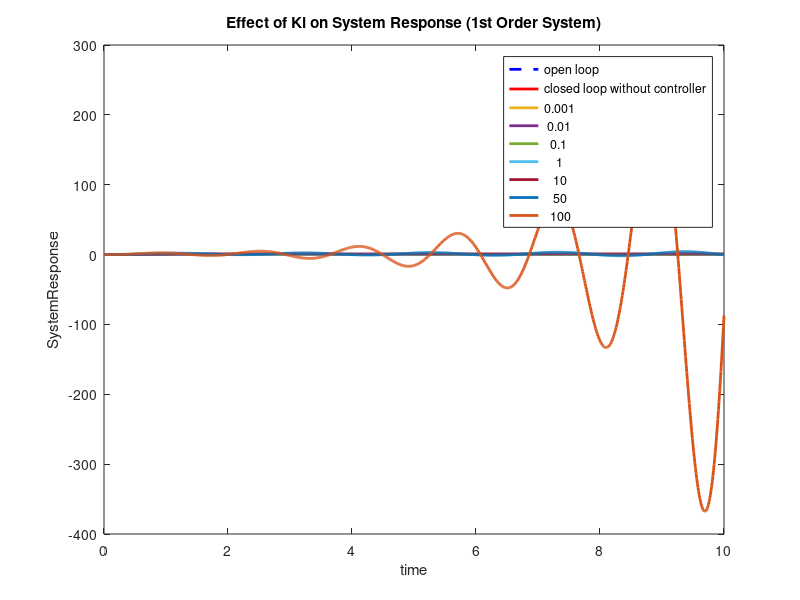

Here is the MATLAB script that generated this plot:
num = [1];
den = [1 5 8];

sys = tf (num,den);

figure;
t = 0:0.01:10;
ki_Values = [0.001,0.01,0.1,1,10,50,100];
openloopsRes = step(sys,t);

plot (t,openloopsRes,'--','linewidth',2,'color','b');
hold on

closedloopResWithOutController = step(sys/(1+sys),t);   % = G(s/1+G(s))      % without controller
plot (t,closedloopResWithOutController,'-','linewidth',2,'color','r');
hold on

for i = 1:length(ki_Values)
    Ki = ki_Values(i);
    I_Controller = tf (Ki,[1 0]);
    SysteWithController = series (I_Controller,sys);
    ClosedLoopSystemWithController = feedback(SysteWithController,1);

     [SystemResWithController,~] = step(ClosedLoopSystemWithController,t);

    plot (t,SystemResWithController,'linewidth',2);
    hold on

end
xlim([0,10]);
title('Effect of Ki on System Response (1st Order System)');
xlabel('time');
ylabel('SystemResponse');
legend(['open loop';'closed loop without controller';cellstr(num2str(ki_Values'))],'Location','best')